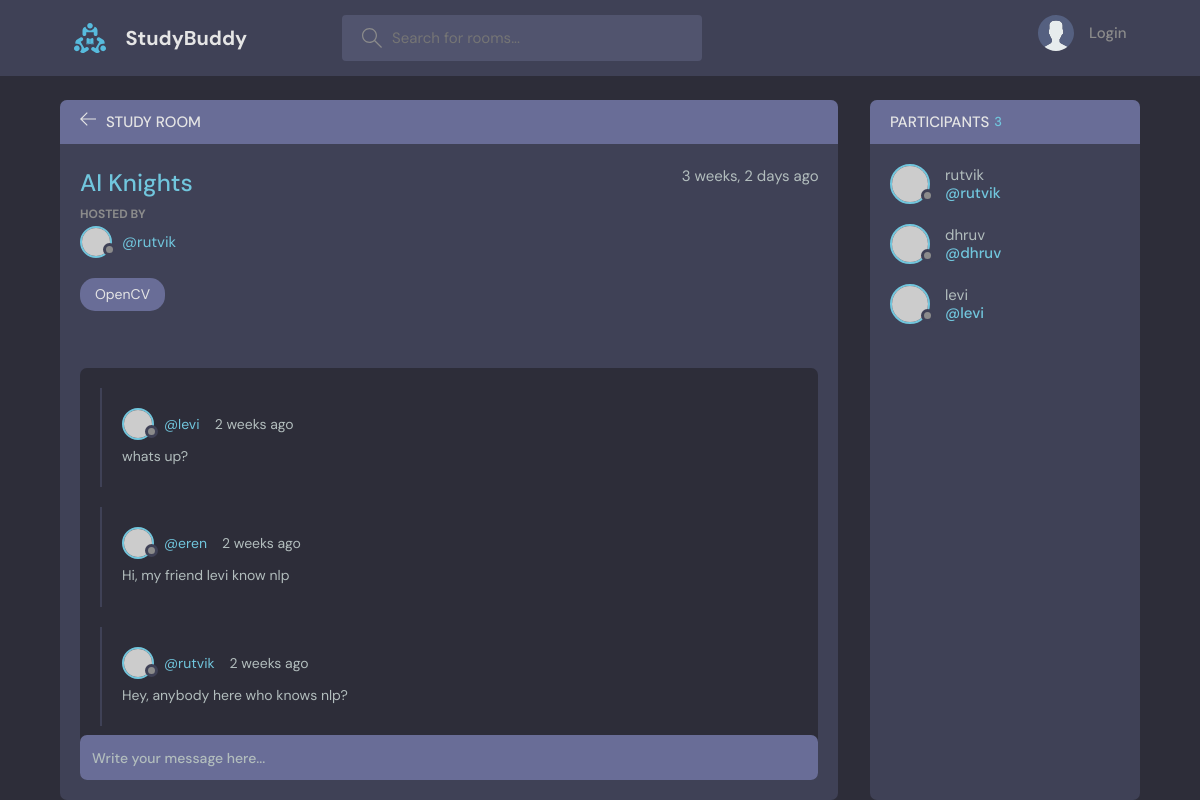
Page /room/2/ on the committed database.
### base/models.py (models this page shows, shortened)
class Room(models.Model):
    host = models.ForeignKey(User, on_delete=models.SET_NULL, null=True)
    topic = models.ForeignKey(Topic, on_delete=models.SET_NULL, null=True)
    name = models.CharField(max_length=200)
    description = models.TextField(null=True, blank=True)
    participants = models.ManyToManyField(User, related_name='participants', blank=True)
    updated = models.DateTimeField(auto_now=True)
    created = models.DateTimeField(auto_now_add=True)
    class Meta:
        ordering = ['-updated', '-created']

class Topic(models.Model):
    name = models.CharField(max_length=200)
    def __str__(self) -> str:
        return self.name

class Message(models.Model):
    user = models.ForeignKey(User, on_delete=models.CASCADE)
    room = models.ForeignKey(Room, on_delete=models.CASCADE)
    body = models.TextField()
    updated = models.DateTimeField(auto_now=True)
    created = models.DateTimeField(auto_now_add=True)
    class Meta:
        ordering = ['-updated', '-created']

### base/views.py (the view, shortened to what this page needs)
# urls.py: path('room/<str:pk>/', views.room, name="room"),
def room(request, pk):
    room = Room.objects.get(id=pk)
    room_messages = room.message_set.all()
    participants = room.participants.all()
    context = {'room': room, 'room_messages': room_messages, 'participants': participants}
    return render(request, 'base/room.html', context)

### base/templates/base/room.html (shortened to what this page needs)
{% extends 'main.html' %}
{% block content %}
<main class="profile-page layout layout--2">
  <div class="container">
    <div class="room">
      <div class="room__top">
        <div class="room__topLeft">
          <a href="{% url 'home' %}">
            <svg version="1.1" xmlns="http://www.w3.org/2000/svg" width="32" height="32" viewBox="0 0 32 32">
              <title>arrow-left</title>
              <path
                d="M13.723 2.286l-13.723 13.714 13.719 13.714 1.616-1.611-10.96-10.96h27.625v-2.286h-27.625l10.965-10.965-1.616-1.607z">
              </path>
            </svg>
          </a>
          <h3>Study Room</h3>
        </div>
      </div>
      <div class="room__box scroll">
        <div class="room__header scroll">
          <div class="room__info">
            <h3>{{room.name}}</h3>
            <span>{{room.created|timesince}} ago</span>
          </div>
          <div class="room__hosted">
            <p>Hosted By</p>
            <a href="{% url 'user-profile' room.host.id %}" class="room__author">
              <div class="avatar avatar--small">
                <img src="https://randomuser.me/api/portraits/men/37.jpg" />
              </div>
              <span>@{{room.host.username}}</span>
            </a>
          </div>
          <span class="room__topics">{{room.topic}}</span>
        </div>
        <div class="room__conversation">
          <div class="threads scroll">
            {% for message in room_messages %}
            <div class="thread">
              <div class="thread__top">
                <div class="thread__author">
                  <a href="{% url 'user-profile' message.user.id %}" class="thread__authorInfo">
                    <div class="avatar avatar--small">
                      <img src="https://randomuser.me/api/portraits/men/37.jpg" />
                    </div>
                    <span>@{{message.user.username}}</span>
                  </a>
                  <span class="thread__date">{{message.created|timesince}} ago</span>
                </div>
              </div>
              <div class="thread__details">
                {{message.body}}
              </div>
            </div>
            {% endfor %}
          </div>
        </div>
      </div>
      <div class="room__message">
        <form action="" method="post">
          <input name="body" placeholder="Write your message here..." /></form>
      </div>
    </div>
    <div class="participants">
      <h3 class="participants__top">Participants <span>{{participants.count}}</span></h3>
      <div class="participants__list scroll">
        {% for user in participants %}
        <a href="{% url 'user-profile' user.id %}" class="participant">
          <div class="avatar avatar--medium">
            <img src="https://randomuser.me/api/portraits/men/37.jpg" />
          </div>
          <p>
            {{user.username}}
            <span>@{{user.username}}</span>
          </p>
        </a>
        {% endfor %}
      </div>
    </div>
  </div>
</main>
{% endblock content %}

### rows in the picture
Room: name "AI Knights", created "3 weeks, 2 days", host.username "rutvik", topic "OpenCV"
Message: user.username "levi", created "2 weeks", body "whats up?"
Message: user.username "eren", created "2 weeks", body "Hi, my friend levi know nlp"
Message: user.username "rutvik", created "2 weeks", body "Hey, anybody here who knows nlp?"

### other values in the picture
{{ participants.count }} "3"
{{ user.username }} "rutvik"
{{ user.username }} "dhruv"
{{ user.username }} "levi"
